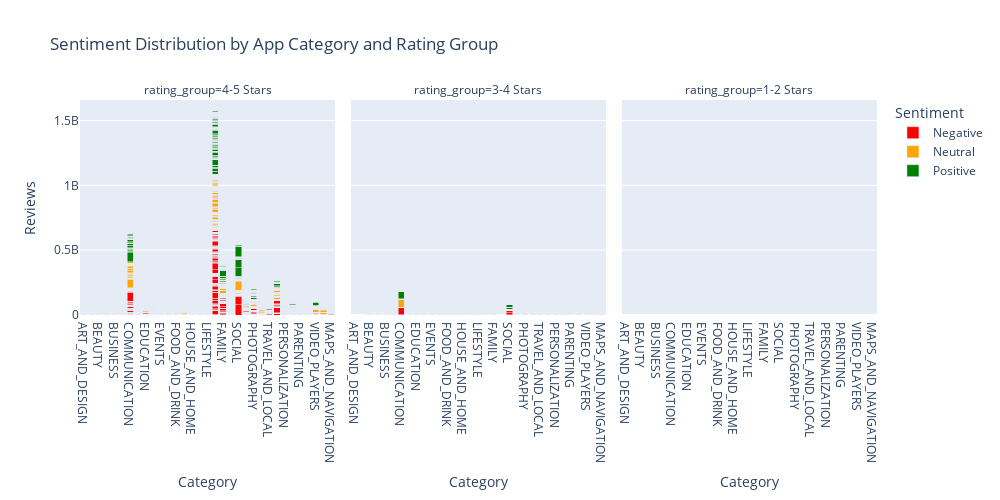

Notebook code cell kept with this figure:
### Markdown cell above
# I will make a Sentiment Distribution Bar Graph to provide a quick visual summary.

### Code cell
data = data.copy()

if 'Sentiment' not in data.columns:
    sentiments = ['Positive', 'Neutral', 'Negative']
    data.loc[:, 'Sentiment'] = [random.choice(sentiments) for _ in range(len(data))]

fig = px.bar(
    data,
    x='Category',
    y='Reviews',
    color='Sentiment',
    barmode='stack',
    facet_col='rating_group',
    title='Sentiment Distribution by App Category and Rating Group',
    color_discrete_map={
        'Positive': 'green',
        'Neutral': 'orange',
        'Negative': 'red'
    }
)
fig.update_layout(width=1000, height=500)
fig.show()

### Figure 1 — Plotly figure (JSON) as saved in the notebook; plotly's stock layout.template omitted (floating-point values rounded to 4 significant figures; data arrays with more than 128 entries replaced by an {"elided": "..."} marker saying what was removed)
{"data": [{"hovertemplate": "Sentiment=Negative<br>rating_group=4-5 Stars<br>Category=%{x}<br>Reviews=%{y}<extra></extra>", "legendgroup": "Negative", "marker": {"color": "red", "pattern": {"shape": ""}}, "name": "Negative", "orientation": "v", "showlegend": true, "textposition": "auto", "type": "bar", "x": {"elided": "1535 str values"}, "xaxis": "x", "y": {"elided": "1535 int values"}, "yaxis": "y"}, {"hovertemplate": "Sentiment=Negative<br>rating_group=3-4 Stars<br>Category=%{x}<br>Reviews=%{y}<extra></extra>", "legendgroup": "Negative", "marker": {"color": "red", "pattern": {"shape": ""}}, "name": "Negative", "orientation": "v", "showlegend": false, "textposition": "auto", "type": "bar", "x": {"elided": "400 str values"}, "xaxis": "x2", "y": {"elided": "400 int values"}, "yaxis": "y2"}, {"hovertemplate": "Sentiment=Neutral<br>rating_group=4-5 Stars<br>Category=%{x}<br>Reviews=%{y}<extra></extra>", "legendgroup": "Neutral", "marker": {"color": "orange", "pattern": {"shape": ""}}, "name": "Neutral", "orientation": "v", "showlegend": true, "textposition": "auto", "type": "bar", "x": {"elided": "1583 str values"}, "xaxis": "x", "y": {"elided": "1583 int values"}, "yaxis": "y"}, {"hovertemplate": "Sentiment=Neutral<br>rating_group=3-4 Stars<br>Category=%{x}<br>Reviews=%{y}<extra></extra>", "legendgroup": "Neutral", "marker": {"color": "orange", "pattern": {"shape": ""}}, "name": "Neutral", "orientation": "v", "showlegend": false, "textposition": "auto", "type": "bar", "x": {"elided": "381 str values"}, "xaxis": "x2", "y": {"elided": "381 int values"}, "yaxis": "y2"}, {"hovertemplate": "Sentiment=Neutral<br>rating_group=1-2 Stars<br>Category=%{x}<br>Reviews=%{y}<extra></extra>", "legendgroup": "Neutral", "marker": {"color": "orange", "pattern": {"shape": ""}}, "name": "Neutral", "orientation": "v", "showlegend": false, "textposition": "auto", "type": "bar", "x": ["TOOLS"], "xaxis": "x3", "y": [2221], "yaxis": "y3"}, {"hovertemplate": "Sentiment=Positive<br>rating_group=4-5 Stars<br>Category=%{x}<br>Reviews=%{y}<extra></extra>", "legendgroup": "Positive", "marker": {"color": "green", "pattern": {"shape": ""}}, "name": "Positive", "orientation": "v", "showlegend": true, "textposition": "auto", "type": "bar", "x": {"elided": "1602 str values"}, "xaxis": "x", "y": {"elided": "1602 int values"}, "yaxis": "y"}, {"hovertemplate": "Sentiment=Positive<br>rating_group=3-4 Stars<br>Category=%{x}<br>Reviews=%{y}<extra></extra>", "legendgroup": "Positive", "marker": {"color": "green", "pattern": {"shape": ""}}, "name": "Positive", "orientation": "v", "showlegend": false, "textposition": "auto", "type": "bar", "x": {"elided": "392 str values"}, "xaxis": "x2", "y": {"elided": "392 int values"}, "yaxis": "y2"}, {"hovertemplate": "Sentiment=Positive<br>rating_group=1-2 Stars<br>Category=%{x}<br>Reviews=%{y}<extra></extra>", "legendgroup": "Positive", "marker": {"color": "green", "pattern": {"shape": ""}}, "name": "Positive", "orientation": "v", "showlegend": false, "textposition": "auto", "type": "bar", "x": ["FAMILY", "FAMILY"], "xaxis": "x3", "y": [3270, 1172], "yaxis": "y3"}], "layout": {"annotations": [{"font": {}, "showarrow": false, "text": "rating_group=4-5 Stars", "x": 0.16, "xanchor": "center", "xref": "paper", "y": 1, "yanchor": "bottom", "yref": "paper"}, {"font": {}, "showarrow": false, "text": "rating_group=3-4 Stars", "x": 0.5, "xanchor": "center", "xref": "paper", "y": 1, "yanchor": "bottom", "yref": "paper"}, {"font": {}, "showarrow": false, "text": "rating_group=1-2 Stars", "x": 0.84, "xanchor": "center", "xref": "paper", "y": 1, "yanchor": "bottom", "yref": "paper"}], "barmode": "stack", "height": 500, "legend": {"title": {"text": "Sentiment"}, "tracegroupgap": 0}, "title": {"text": "Sentiment Distribution by App Category and Rating Group"}, "width": 1000, "xaxis": {"anchor": "y", "domain": [0, 0.32], "title": {"text": "Category"}}, "xaxis2": {"anchor": "y2", "domain": [0.34, 0.66], "matches": "x", "title": {"text": "Category"}}, "xaxis3": {"anchor": "y3", "domain": [0.68, 1.0], "matches": "x", "title": {"text": "Category"}}, "yaxis": {"anchor": "x", "domain": [0, 1], "title": {"text": "Reviews"}}, "yaxis2": {"anchor": "x2", "domain": [0, 1], "matches": "y", "showticklabels": false}, "yaxis3": {"anchor": "x3", "domain": [0, 1], "matches": "y", "showticklabels": false}}}
